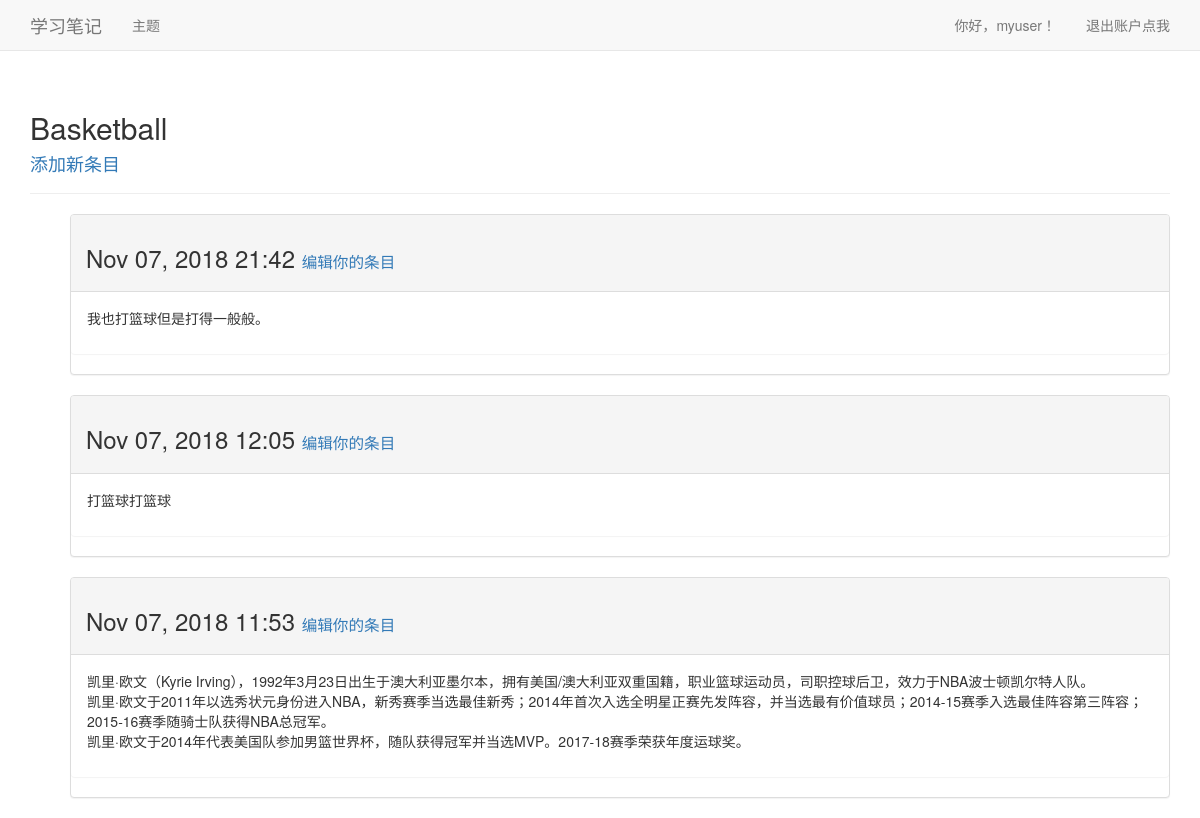
The page /topics/1/ (signed in) on the database its author committed.
### learning_logs/models.py (models this page shows, shortened)
class Topic(models.Model):
    text = models.CharField(max_length=200)
    date_added = models.DateTimeField(auto_now_add=True)
    owner = models.ForeignKey(User)
    def __str__(self):
        return self.text

class Entry(models.Model):
    topic = models.ForeignKey(Topic,on_delete=models.CASCADE)
    text = models.TextField()
    date_added = models.DateTimeField(auto_now_add=True)
    class Meta:
        verbose_name_plural = 'entries'

### learning_logs/views.py (the view)
# urls.py: url(r'^topics/(?P<topic_id>\d+)/$', views.topic, name='topic'),
@login_required
def topic(request, topic_id):
    topic = get_object_or_404(Topic, id=topic_id)
    if topic.owner != request.user:
            raise Http404
    entries = topic.entry_set.order_by('-date_added')
    context = {
        'topic':topic,
        'entries':entries,
    }
    return render(request, 'learning_logs/topic.html', context=context)

### learning_logs/templates/learning_logs/topic.html
{% extends "learning_logs/base.html" %}
{% block header %}
    <h2>{{ topic }}</h2>
    <h4><a href="{% url 'learning_logs:new_entry' topic.id %}">添加新条目</a> </h4>
{% endblock header %}
{% block content %}
    <ul>
        {% for entry in entries %}
            <div class="panel panel-default">
                <div class="panel-heading">
                    <h3>
                        {{ entry.date_added|date:'M d, Y H:i' }}
                        <small>
                            <a href="{% url 'learning_logs:edit_entry' entry.id %}">编辑你的条目</a>
                        </small>
                    </h3>
                </div>
                <div class="panel panel-body">
                    {{ entry.text|linebreaks }}
                </div>
            </div>
        {% empty %}
            <li>Oops, 我们还没有任何条目！</li>
        {% endfor %}
    </ul>
{% endblock content %}

### learning_logs/templates/learning_logs/base.html (shortened to what this page needs)
{% load bootstrap3 %}
<!DOCTYPE html>
<html lang="en">
<head>
    {% bootstrap_css %}
</head>
<body>
    <nav class="navbar navbar-default navbar-static-top" >
        <div class="container">
            <div class="navbar-header">
                <a class="navbar-brand" href="{% url 'learning_logs:index' %}">
                    学习笔记
                </a>
            </div>
            <div id="navbar" class="navbar-collapse collapse">
                <ul class="nav navbar-nav">
                    <li><a href="{% url 'learning_logs:topics' %}">主题</a></li>
                </ul>
                <ul class="nav navbar-nav navbar-right">
                    {% if user.is_authenticated %}
                      <li><a>你好，{{ user.username }}！</a></li>
                      <li><a href="{% url 'users:logout' %}">退出账户点我</a></li>
                    {% else %}
                      <li><a href="{% url 'users:register' %}">注册加入我们</a></li>
                      <li><a href="{% url 'users:login' %}">登录点我</a></li>
                    {% endif %}
                </ul>
            </div>
        </div>
    </nav>
    <div class="container">
        <div class="page-header">
            {% block header %}{% endblock header %}
        </div>
        <div>
            {% block content %}{% endblock content %}
        </div>
    </div>
</body>
</html>

### rows shown on the page
Topic: text "Basketball"
Entry: date_added "Nov 07, 2018 21:42", text "我也打篮球但是打得一般般。"
Entry: date_added "Nov 07, 2018 12:05", text "打篮球打篮球"
Entry: date_added "Nov 07, 2018 11:53", text "凯里·欧文（Kyrie Irving），1992年3月23日出生于澳大利亚墨尔本，拥有美国/澳大利亚双重国籍，职业篮球运动员，司职控球后卫，效力于NBA波士顿凯尔特人队。 凯里·欧文于2011年以选秀状元身份进入NBA，新秀赛季当选最佳新秀；2014年首次入选全明星正赛先发阵容，并当选最有价值球员；2014-15赛季入选最佳阵容第三阵容；2015-16赛季随骑士队获得NBA总冠军。 凯里·欧文于2014年代表美国队参加男篮世界杯，随队获得冠军并当选MVP。2017-18赛季荣获年度运球奖。"

### other values the page prints
{{ user.username }} "myuser"
